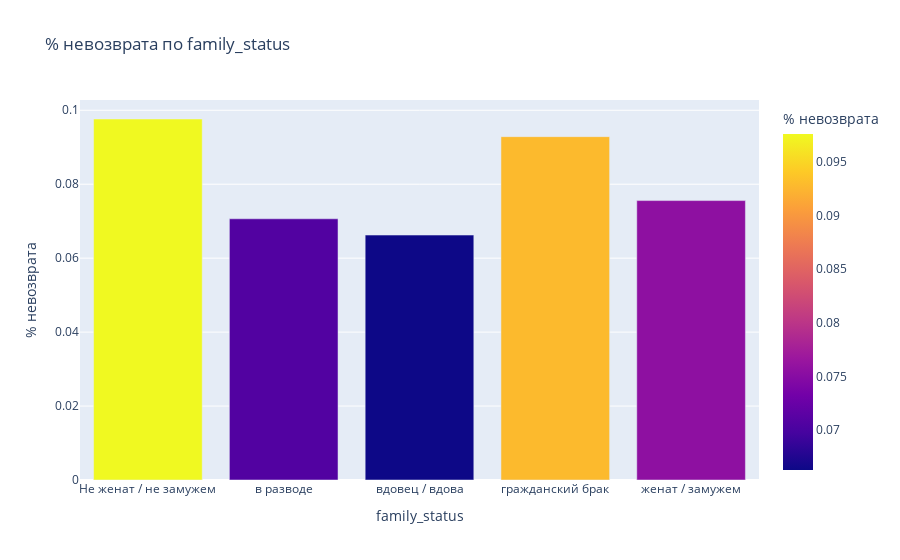

The notebook cell this image was saved under:
### Markdown cell above
### Вызываем функцию pivot() и применяем в качестве аргумента `data` и `data_family`.

### Code cell
pivot(data, 'family_status')

### Figure 1 — Plotly figure (JSON) as saved in the notebook; plotly's stock layout.template omitted (floating-point values rounded to 4 significant figures)
{"data": [{"alignmentgroup": "True", "hovertemplate": "family_status=%{x}<br>% невозврата=%{marker.color}<extra></extra>", "legendgroup": "", "marker": {"color": [0.09764, 0.07065, 0.06625, 0.09286, 0.07557], "coloraxis": "coloraxis", "pattern": {"shape": ""}}, "name": "", "offsetgroup": "", "orientation": "v", "showlegend": false, "textposition": "auto", "type": "bar", "x": ["Не женат / не замужем", "в разводе", "вдовец / вдова", "гражданский брак", "женат / замужем"], "xaxis": "x", "y": [0.09764, 0.07065, 0.06625, 0.09286, 0.07557], "yaxis": "y"}], "layout": {"barmode": "relative", "coloraxis": {"colorbar": {"title": {"text": "% невозврата"}}, "colorscale": [[0, "#0d0887"], [0.1111, "#46039f"], [0.2222, "#7201a8"], [0.3333, "#9c179e"], [0.4444, "#bd3786"], [0.5556, "#d8576b"], [0.6667, "#ed7953"], [0.7778, "#fb9f3a"], [0.8889, "#fdca26"], [1, "#f0f921"]]}, "legend": {"tracegroupgap": 0}, "title": {"text": "% невозврата по family_status"}, "xaxis": {"anchor": "y", "domain": [0, 1], "title": {"text": "family_status"}}, "yaxis": {"anchor": "x", "domain": [0, 1], "title": {"text": "% невозврата"}}}}
